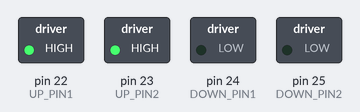
Simulated run of this sketch. Board: Arduino Mega 2560, built with avr-gcc and run on an emulated ATmega2560. Shown: switched loads named in the sketch (green lamp = pin HIGH). What the sketch prints to the serial monitor is not drawn.

Above: at 4.6 s.
At 8.1 s:
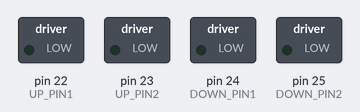
At 11.6 s:
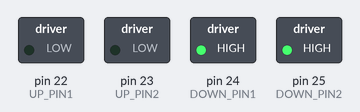
At 16.6 s:
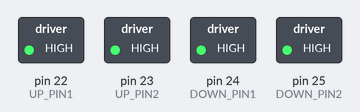
Timing chart, 0 to 24.2 s (numbered marks = the images above):
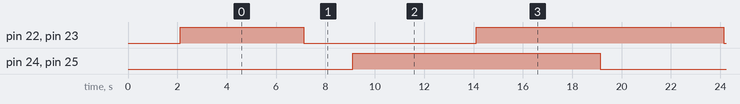

The sketch:

test_both_logic.ino
```cpp
/**
 * Arduino Mega - Test Both Logic Types
 * Тестирует Block 1 с обеими логиками
 */

// Block 1 пины
#define UP_PIN1   22
#define UP_PIN2   23
#define DOWN_PIN1 24
#define DOWN_PIN2 25

void setup() {
  Serial.begin(115200);
  delay(100);

  Serial.println("\n========================================");
  Serial.println("  TESTING BOTH RELAY LOGICS");
  Serial.println("  Block 1 UP pins: 22, 23");
  Serial.println("========================================\n");

  // Инициализация пинов
  pinMode(UP_PIN1, OUTPUT);
  pinMode(UP_PIN2, OUTPUT);
  pinMode(DOWN_PIN1, OUTPUT);
  pinMode(DOWN_PIN2, OUTPUT);

  // Начальное состояние - всё выключено
  digitalWrite(UP_PIN1, LOW);
  digitalWrite(UP_PIN2, LOW);
  digitalWrite(DOWN_PIN1, LOW);
  digitalWrite(DOWN_PIN2, LOW);

  delay(2000);
}

void loop() {
  // ============ TEST 1: HIGH = ON ============
  Serial.println("\n=== TEST 1: HIGH = ON (normal logic) ===");
  Serial.println("Setting pins 22,23 = HIGH");
  Serial.println("DOWN pins 24,25 = LOW");

  digitalWrite(UP_PIN1, HIGH);
  digitalWrite(UP_PIN2, HIGH);
  digitalWrite(DOWN_PIN1, LOW);
  digitalWrite(DOWN_PIN2, LOW);

  Serial.println("⏳ Waiting 5 seconds - CHECK IF MOTOR RUNS!");
  delay(5000);

  Serial.println("Stopping...\n");
  digitalWrite(UP_PIN1, LOW);
  digitalWrite(UP_PIN2, LOW);
  delay(2000);

  // ============ TEST 2: LOW = ON ============
  Serial.println("=== TEST 2: LOW = ON (inverted logic) ===");
  Serial.println("Setting pins 22,23 = LOW");
  Serial.println("DOWN pins 24,25 = HIGH");

  digitalWrite(UP_PIN1, LOW);
  digitalWrite(UP_PIN2, LOW);
  digitalWrite(DOWN_PIN1, HIGH);
  digitalWrite(DOWN_PIN2, HIGH);

  Serial.println("⏳ Waiting 5 seconds - CHECK IF MOTOR RUNS!");
  delay(5000);

  Serial.println("Stopping...\n");
  digitalWrite(UP_PIN1, HIGH);
  digitalWrite(UP_PIN2, HIGH);
  digitalWrite(DOWN_PIN1, HIGH);
  digitalWrite(DOWN_PIN2, HIGH);
  delay(2000);

  Serial.println("========================================");
  Serial.println("TESTS COMPLETE - Repeating...");
  Serial.println("========================================\n");
  delay(3000);
}
```

Measured:
- by itself, pin 22 (UP_PIN1), pin 23 (UP_PIN2): repeats every 17.0 s: LOW 7.0 s, HIGH 10.0 s
- by itself, pin 24 (DOWN_PIN1), pin 25 (DOWN_PIN2): alternates HIGH for 10.0 s and LOW for 7.0 s
- by itself, everything shown: repeats every 17.0 s, in 4 steps
